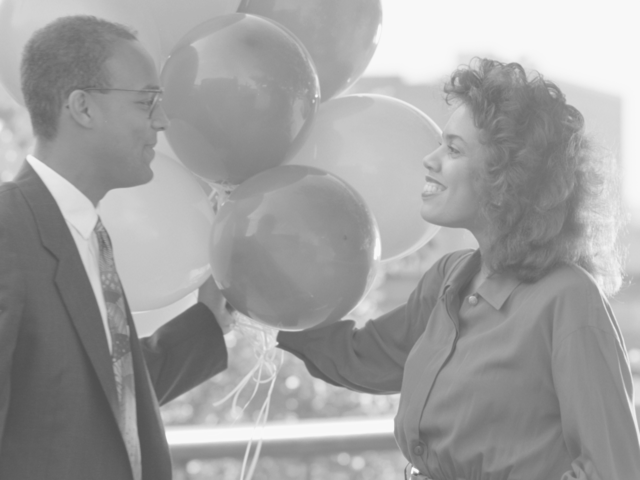
#> input picture imagens/balloons.png, 640 x 480 px
$ python main.py
#> lines starting #> are read from the running program, lines starting #| are printed output that depends on the picture
"""
Uso de Threads em Python em uma aplicação de Processamento de Imagens, que envolve o Realce de Imagens em Nível de Cinza.

Ao todo são criadas duas novas threads com as seguintes funções:
    -> Thread 1: Alargamento de Contraste;
    -> Thread 2: Equalização de Histograma

Essa atividade faz parte da disciplina DCA0108 - Sistemas Operacionais ministrada pelo prof. Diogo Pinheiro.

Autores:
    -> Gilvandro César;
    -> Marcos Henrique;
    -> Renato Lins.
"""
from PIL import Image
import numpy as np
import threading
import time
import matplotlib.pyplot as plt

# Classe para execução da thread responsável pelo Alargamento de Contraste
class AlargamentoDeContraste (threading.Thread):
    # Inicializador da classe AlargamentoDeContrate que herda da classe threading.Thread
    def __init__(self, threadID,threadNome, img):
        threading.Thread.__init__(self)
        self._id = threadID
        self._nome = threadNome
        self._img = img
        self._img_g = None
        self._tempo_de_execucao = 0

    # a funcao run() e executada por padrao por cada thread
    def run(self):

        # Marca o inicio da execucao da thread
        thread_ac_inicio = time.time()

        # Aviso do inicio da thread
        print('Iniciando a Thread {} [{}]'.format(self._id,self._nome))

        # Criando a matrix nula G com as dimensões e tipo da imagem original
        # G é a matrix que guardara os valores apos o alargamento de contraste
        G = np.zeros(self._img.shape, dtype = self._img.dtype)

        # Imax: valor da intensidade máxima da imagem original
        Imax = np.amax(self._img)

        # Imin: valor da intensidade mínina da imagem original
        Imin = np.amin(self._img)

        # Int_Contraste representa o intervalo de contraste
        Int_Contraste = Imax - Imin

        # Numero de linhas da imagem
        M = self._img.shape[0]
        # Numero de colunas da imagem
        N = self._img.shape[1]

        # Aplicando o Alargamento de Contraste
        for i in range(M):
            for j in range(N):
                G[i][j] = (255/Int_Contraste)*(self._img[i][j] - Imin)

        # Convertendo G para uma imagem da classe PIL
        img_g = Image.fromarray(G)
        # Salvando a imagem no formato png
        img_g.save("imagens/alargamento_de_contraste.png")

        self._img_g = img_g

        # Mostrando a imagem apos o alargamento de contraste
        #img_g.show()

        # Aviso do fim da thread
        print('Fim da Thread {} [{}]'.format(self._id,self._nome))
        # Marca o fim da execucao da thread
        thread_ac_fim = time.time()
        # Tempo de execucao da thread
        self._tempo_de_execucao = thread_ac_fim - thread_ac_inicio


# Classe para execução da thread responsável pelo Equalizacao de Histograma
class EqualizacaoDeHistograma (threading.Thread):
    # Inicializador da classe EqualizacaoDeHistograma que herda da classe threading.Thread
    def __init__(self, threadID,threadNome, img):
        threading.Thread.__init__(self)
        self._id = threadID
        self._nome = threadNome
        self._img = img
        self._img_g = None
        self._tempo_de_execucao = 0

    # a funcao run() e executada por padrao por cada thread
    def run(self):

        # Marca o inicio da execucao da thread
        thread_eh_inicio = time.time()

        # Aviso do inicio da thread
        print('Iniciando Thread {} [{}]'.format(self._id,self._nome))

        # Numero de linhas da imagem
        M = self._img.shape[0]
        # Numero de colunas da imagem
        N = self._img.shape[1]

        # Difinindo o histograma para a imagem
        histograma = np.zeros(256, dtype = int)

        # Calculando o histrograma
        for i in range(M):
            for j in range(N):
                histograma[self._img[i][j]] += 1

        # Probabiliade de ocorrencia de cada nivel de cinza
        probabilidade_de_ocorrencia = np.zeros(256, dtype = float)

        # Calculando a probabiliade de ocorrencia de cada nivel de cinza
        for i in range(256):
            probabilidade_de_ocorrencia[i] = histograma[i]/(M*N)

        # Probabilidade Acumulada para cada pixel
        probabilidade_acumulada = np.zeros(256, dtype = float)

        probabilidade_acumulada[0] = probabilidade_de_ocorrencia[0]
        for i in range(1,256):
            probabilidade_acumulada[i] = probabilidade_acumulada[i-1] + probabilidade_de_ocorrencia[i]

        # Criando a matrix nula G com as dimensões e tipo da imagem original
        # G é a matrix que guardara os valores apos a equalizacao de histograma
        G = np.zeros(self._img.shape, dtype = self._img.dtype)

        for i in range(M):
            for j in range(N):
                G[i][j] = round(255*probabilidade_acumulada[self._img[i][j]])

        # Convertendo G para uma imagem da classe PIL
        img_g = Image.fromarray(G)
        # Salvando a imagem no formato png
        img_g.save("imagens/equalizacao_de_histograma.png")

        self._img_g = img_g

        # Mostrando a imagem apos a equalizacao de histograma
        #img_g.show()

        # Aviso do fim da thread
        print('Fim da Thread {} [{}]'.format(self._id,self._nome))

        # Marca o fim da execucao da thread
        thread_eh_fim = time.time()
        # Tempo de execução da thread
        self._tempo_de_execucao = thread_eh_fim - thread_eh_inicio


if __name__ == "__main__":
    # Marca o inicio do programa
    inicio_do_programa = time.time()
    # Realizando a leitura da imagem
    balloons_img = Image.open('imagens/balloons.png')
#> balloons_img is the input picture: PIL image 640x480 L; min 80, max 248, mean 159.9

    # Obtendo a matriz da imagem
    balloons_matrix = np.array(balloons_img)

    # Instanciando um objeto da Thread Alargamento de Contraste
    thread_alargamento_de_contraste = AlargamentoDeContraste(1,"Alargamento de Contraste",balloons_matrix)

    # Instanciando um objeto da Thread Equalizacao de Histograma
    thread_equalizacao_de_histograma = EqualizacaoDeHistograma(2,"Equalizacao de Histograma",balloons_matrix)

    # Iniciando a Thread para o Alargamento de Contraste
    thread_alargamento_de_contraste.start()

    # Iniciando a Thread para Equalizacao de Histograma
    thread_equalizacao_de_histograma.start()

    # Esperando que a thread de Alargamento de Contraste seja concluida
    thread_alargamento_de_contraste.join()

    # Esperando que a thread de Equalizacao de Histograma seja concluida
    thread_equalizacao_de_histograma.join()

    # Marca o fim do programa
    fim_do_programa = time.time()

    # Tempos de Execução
    print('-----------------------------------------------------------------')
    print("Tempo de Execução da Thread Alargamento de Contraste: {:.4f}s".format(thread_alargamento_de_contraste._tempo_de_execucao))
#| Tempo de Execução da Thread Alargamento de Contraste: 1.5709s
    print("Tempo de Execução da Thread Equalização de Histograma: {:.4f}s".format(thread_equalizacao_de_histograma._tempo_de_execucao))
#| Tempo de Execução da Thread Equalização de Histograma: 1.5247s
    print("Tempo de Execução do Programa: {:.4f}s".format(fim_do_programa-inicio_do_programa))

    # Exibindo a imagem original e os resultados das threads
    fig = plt.figure(figsize=(15,8))
    # Imagem original
    balloons = fig.add_subplot(2,4,(1,4))
    imgplot = plt.imshow(balloons_img, cmap='gray', vmin=0, vmax=255)
    balloons.set_title("Imagem Original")


    # Alargamento de Contraste
    alargamento_de_contraste = fig.add_subplot(2,4,(5,6))
    imgplot = plt.imshow(thread_alargamento_de_contraste._img_g, cmap='gray', vmin=0, vmax=255)
    alargamento_de_contraste.set_title("Alargamento de Contraste")


    # Equalização de Histograma
    equalizacao_de_histograma = fig.add_subplot(2,4,(7,8))
    imgplot = plt.imshow(thread_equalizacao_de_histograma._img_g, cmap='gray', vmin=0, vmax=255)
    equalizacao_de_histograma.set_title("Equalizacao de Histograma")

    plt.savefig('imagens/resultados.png',bbox_inches='tight')
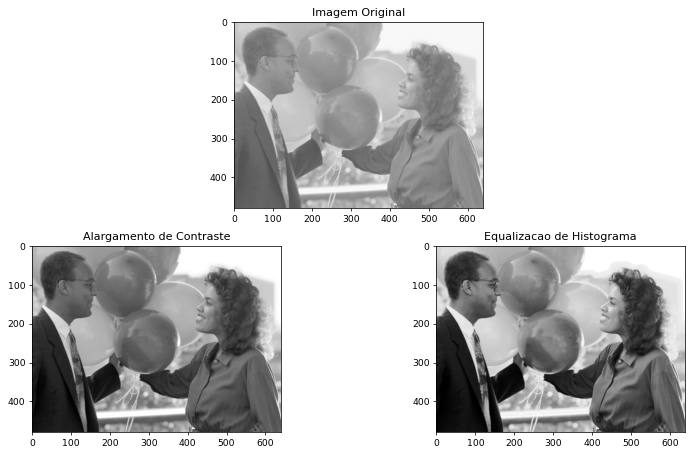
#> figure drawn by matplotlib, 3 panels

    # Histogramas
    fig2 = plt.figure(figsize=(15,8))

    balloons_histogram = fig2.add_subplot(2,4,(1,4))
    histplot = plt.hist(balloons_matrix, color=['blue']*640)
    balloons_histogram.set_title("Imagem Original")


    # Alargamento de Contraste
    alargamento_de_contraste_histograma = fig2.add_subplot(2,4,(5,6))
    imgplot = plt.hist(np.array(thread_alargamento_de_contraste._img_g), color=['red']*640)
    alargamento_de_contraste_histograma.set_title("Alargamento de Contraste")


    # Equalização de Histograma
    equalizacao_de_histograma_h = fig2.add_subplot(2,4,(7,8))
    histplot = plt.hist(np.array(thread_equalizacao_de_histograma._img_g), color=['green']*640)
    equalizacao_de_histograma_h.set_title("Equalizacao de Histograma")

    plt.savefig('imagens/histogramas.png',bbox_inches='tight')
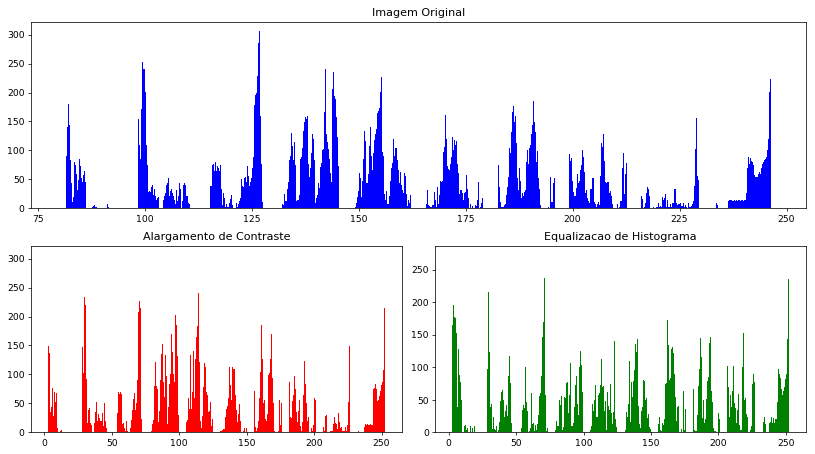
#> figure drawn by matplotlib, 3 panels; panel 1: tallest bar 158 high, from x = 98.48 to 98.5; panel 1: tallest bar 160 high, from x = 98.5 to 98.52; panel 1: tallest bar 155 high, from x = 98.52 to 98.54; panel 2: tallest bar 151 high, from x = 28.05 to 28.08

    plt.show()
